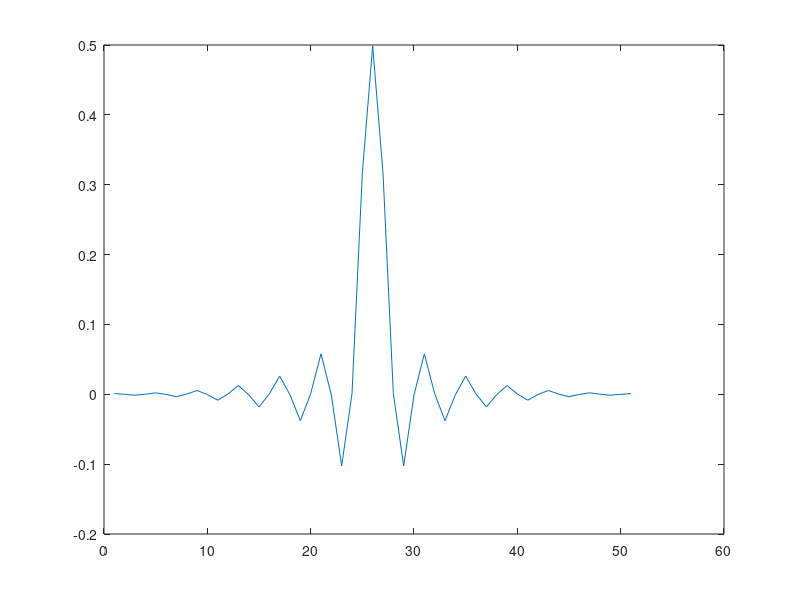
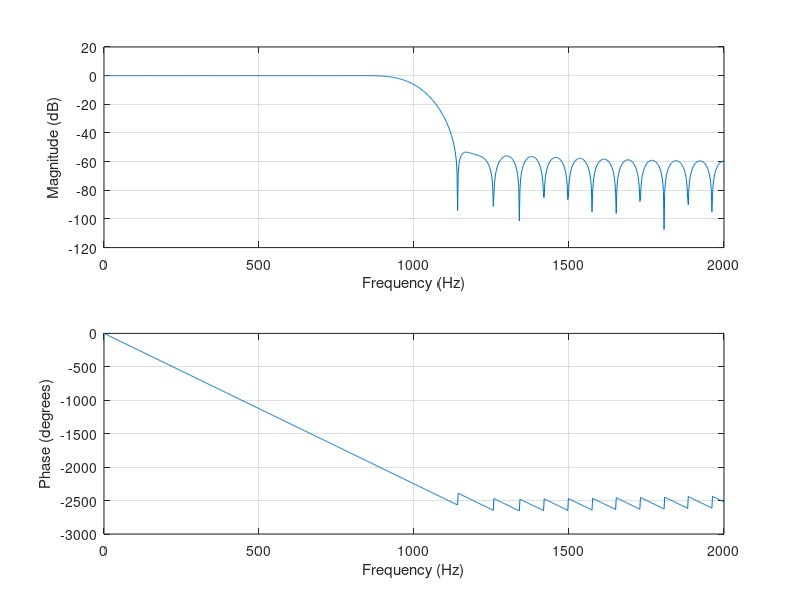

Write the MATLAB code that produced these figures, in order.
%pkg load signal

clc
close all
clear all
N=50;
fs=4000;
fc=1000;
wc=fc/(fs/2);
h=fir1(N,wc,'low',hamming(N+1));
figure(5);
plot(h);
figure(6);
freqz(h,1,1024,fs);
